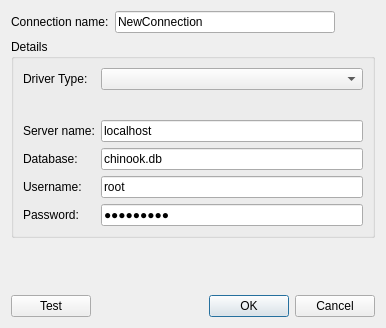
<?xml version="1.0" encoding="UTF-8"?>
<ui version="4.0">
 <class>LReportDatabaseInfoDialog</class>
 <widget class="QDialog" name="LReportDatabaseInfoDialog">
  <property name="geometry">
   <rect>
    <x>0</x>
    <y>0</y>
    <width>386</width>
    <height>328</height>
   </rect>
  </property>
  <property name="windowTitle">
   <string>Database connection</string>
  </property>
  <property name="modal">
   <bool>true</bool>
  </property>
  <layout class="QVBoxLayout" name="verticalLayout">
   <item>
    <layout class="QHBoxLayout" name="horizontalLayout_2">
     <item>
      <widget class="QLabel" name="label_6">
       <property name="text">
        <string>Connection name:</string>
       </property>
      </widget>
     </item>
     <item>
      <widget class="QLineEdit" name="lineEditName">
       <property name="text">
        <string>NewConnection</string>
       </property>
      </widget>
     </item>
     <item>
      <spacer name="horizontalSpacer">
       <property name="orientation">
        <enum>Qt::Horizontal</enum>
       </property>
       <property name="sizeType">
        <enum>QSizePolicy::Fixed</enum>
       </property>
       <property name="sizeHint" stdset="0">
        <size>
         <width>40</width>
         <height>20</height>
        </size>
       </property>
      </spacer>
     </item>
    </layout>
   </item>
   <item>
    <widget class="QGroupBox" name="groupBox">
     <property name="title">
      <string>Details</string>
     </property>
     <layout class="QFormLayout" name="formLayout">
      <property name="labelAlignment">
       <set>Qt::AlignLeading|Qt::AlignLeft|Qt::AlignVCenter</set>
      </property>
      <item row="0" column="0">
       <widget class="QLabel" name="label">
        <property name="text">
         <string>Driver Type:</string>
        </property>
       </widget>
      </item>
      <item row="0" column="1">
       <widget class="QComboBox" name="comboBoxDrivers"/>
      </item>
      <item row="1" column="0">
       <spacer name="verticalSpacer">
        <property name="orientation">
         <enum>Qt::Vertical</enum>
        </property>
        <property name="sizeType">
         <enum>QSizePolicy::Fixed</enum>
        </property>
        <property name="sizeHint" stdset="0">
         <size>
          <width>20</width>
          <height>18</height>
         </size>
        </property>
       </spacer>
      </item>
      <item row="2" column="0">
       <widget class="QLabel" name="label_5">
        <property name="text">
         <string>Server name:</string>
        </property>
       </widget>
      </item>
      <item row="2" column="1">
       <widget class="QLineEdit" name="lineEditServerName">
        <property name="text">
         <string>localhost</string>
        </property>
       </widget>
      </item>
      <item row="3" column="0">
       <widget class="QLabel" name="label_4">
        <property name="text">
         <string>Database:</string>
        </property>
       </widget>
      </item>
      <item row="4" column="0">
       <widget class="QLabel" name="label_2">
        <property name="text">
         <string>Username:</string>
        </property>
       </widget>
      </item>
      <item row="4" column="1">
       <widget class="QLineEdit" name="lineEditUsername">
        <property name="text">
         <string>root</string>
        </property>
       </widget>
      </item>
      <item row="5" column="0">
       <widget class="QLabel" name="label_3">
        <property name="text">
         <string>Password:</string>
        </property>
       </widget>
      </item>
      <item row="5" column="1">
       <widget class="QLineEdit" name="lineEditPassword">
        <property name="text">
         <string>onlyonlyi</string>
        </property>
        <property name="echoMode">
         <enum>QLineEdit::Password</enum>
        </property>
       </widget>
      </item>
      <item row="3" column="1">
       <widget class="QLineEdit" name="lineEditDatabase">
        <property name="text">
         <string>chinook.db</string>
        </property>
       </widget>
      </item>
     </layout>
    </widget>
   </item>
   <item>
    <spacer name="verticalSpacer_2">
     <property name="orientation">
      <enum>Qt::Vertical</enum>
     </property>
     <property name="sizeHint" stdset="0">
      <size>
       <width>20</width>
       <height>68</height>
      </size>
     </property>
    </spacer>
   </item>
   <item>
    <layout class="QHBoxLayout" name="horizontalLayout">
     <item>
      <widget class="QPushButton" name="pushButtonTest">
       <property name="text">
        <string>Test</string>
       </property>
      </widget>
     </item>
     <item>
      <widget class="QDialogButtonBox" name="buttonBox">
       <property name="orientation">
        <enum>Qt::Horizontal</enum>
       </property>
       <property name="standardButtons">
        <set>QDialogButtonBox::Cancel|QDialogButtonBox::Ok</set>
       </property>
       <property name="centerButtons">
        <bool>false</bool>
       </property>
      </widget>
     </item>
    </layout>
   </item>
  </layout>
 </widget>
 <tabstops>
  <tabstop>comboBoxDrivers</tabstop>
  <tabstop>lineEditServerName</tabstop>
  <tabstop>lineEditDatabase</tabstop>
  <tabstop>lineEditUsername</tabstop>
  <tabstop>lineEditPassword</tabstop>
  <tabstop>pushButtonTest</tabstop>
  <tabstop>buttonBox</tabstop>
 </tabstops>
 <resources/>
 <connections>
  <connection>
   <sender>buttonBox</sender>
   <signal>rejected()</signal>
   <receiver>LReportDatabaseInfoDialog</receiver>
   <slot>reject()</slot>
   <hints>
    <hint type="sourcelabel">
     <x>316</x>
     <y>260</y>
    </hint>
    <hint type="destinationlabel">
     <x>286</x>
     <y>274</y>
    </hint>
   </hints>
  </connection>
 </connections>
</ui>
